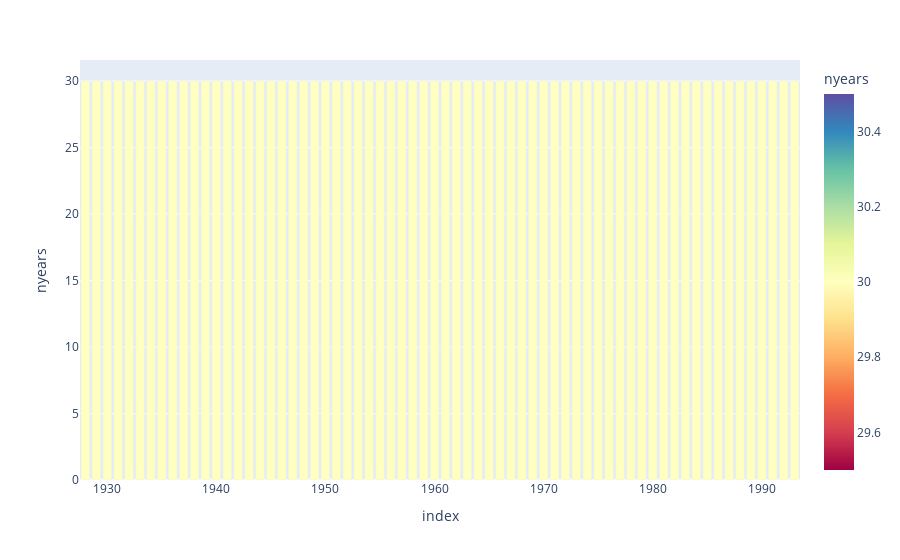

The notebook cell this image was saved under:
### Code cell
years_survived = pd.DataFrame(data={'nyears': [30 - len(np.where(y['trial']['spend']==0.0)[0]) for y in z]},
                              index=range(1928,1994)).reset_index()

px.bar(years_survived, x="index", y="nyears", color="nyears",
              hover_name="index", color_continuous_scale="spectral")

### Figure 1 — Plotly figure (JSON) as saved in the notebook; plotly's stock layout.template omitted (floating-point values rounded to 4 significant figures)
{"data": [{"alignmentgroup": "True", "hovertemplate": "<b>%{hovertext}</b><br><br>index=%{x}<br>nyears=%{marker.color}<extra></extra>", "hovertext": [1928, 1929, 1930, 1931, 1932, 1933, 1934, 1935, 1936, 1937, 1938, 1939, 1940, 1941, 1942, 1943, 1944, 1945, 1946, 1947, 1948, 1949, 1950, 1951, 1952, 1953, 1954, 1955, 1956, 1957, 1958, 1959, 1960, 1961, 1962, 1963, 1964, 1965, 1966, 1967, 1968, 1969, 1970, 1971, 1972, 1973, 1974, 1975, 1976, 1977, 1978, 1979, 1980, 1981, 1982, 1983, 1984, 1985, 1986, 1987, 1988, 1989, 1990, 1991, 1992, 1993], "legendgroup": "", "marker": {"color": [30, 30, 30, 30, 30, 30, 30, 30, 30, 30, 30, 30, 30, 30, 30, 30, 30, 30, 30, 30, 30, 30, 30, 30, 30, 30, 30, 30, 30, 30, 30, 30, 30, 30, 30, 30, 30, 30, 30, 30, 30, 30, 30, 30, 30, 30, 30, 30, 30, 30, 30, 30, 30, 30, 30, 30, 30, 30, 30, 30, 30, 30, 30, 30, 30, 30], "coloraxis": "coloraxis", "pattern": {"shape": ""}}, "name": "", "offsetgroup": "", "orientation": "v", "showlegend": false, "textposition": "auto", "type": "bar", "x": [1928, 1929, 1930, 1931, 1932, 1933, 1934, 1935, 1936, 1937, 1938, 1939, 1940, 1941, 1942, 1943, 1944, 1945, 1946, 1947, 1948, 1949, 1950, 1951, 1952, 1953, 1954, 1955, 1956, 1957, 1958, 1959, 1960, 1961, 1962, 1963, 1964, 1965, 1966, 1967, 1968, 1969, 1970, 1971, 1972, 1973, 1974, 1975, 1976, 1977, 1978, 1979, 1980, 1981, 1982, 1983, 1984, 1985, 1986, 1987, 1988, 1989, 1990, 1991, 1992, 1993], "xaxis": "x", "y": [30, 30, 30, 30, 30, 30, 30, 30, 30, 30, 30, 30, 30, 30, 30, 30, 30, 30, 30, 30, 30, 30, 30, 30, 30, 30, 30, 30, 30, 30, 30, 30, 30, 30, 30, 30, 30, 30, 30, 30, 30, 30, 30, 30, 30, 30, 30, 30, 30, 30, 30, 30, 30, 30, 30, 30, 30, 30, 30, 30, 30, 30, 30, 30, 30, 30], "yaxis": "y"}], "layout": {"barmode": "relative", "coloraxis": {"colorbar": {"title": {"text": "nyears"}}, "colorscale": [[0, "rgb(158,1,66)"], [0.1, "rgb(213,62,79)"], [0.2, "rgb(244,109,67)"], [0.3, "rgb(253,174,97)"], [0.4, "rgb(254,224,139)"], [0.5, "rgb(255,255,191)"], [0.6, "rgb(230,245,152)"], [0.7, "rgb(171,221,164)"], [0.8, "rgb(102,194,165)"], [0.9, "rgb(50,136,189)"], [1, "rgb(94,79,162)"]]}, "legend": {"tracegroupgap": 0}, "margin": {"t": 60}, "xaxis": {"anchor": "y", "domain": [0, 1], "title": {"text": "index"}}, "yaxis": {"anchor": "x", "domain": [0, 1], "title": {"text": "nyears"}}}}
